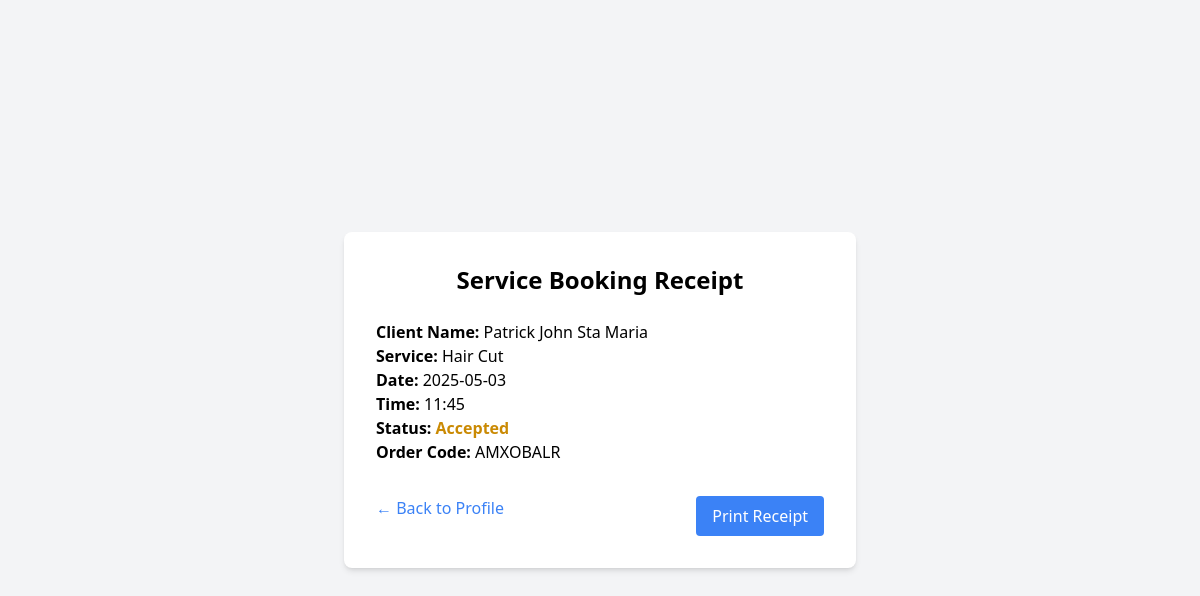
The page /service_receipt/AMXOBALR (signed in) on the database its author committed.
### app/models.py (models this page shows, shortened)
class User(UserMixin, db.Model):
    __tablename__ = 'user'
    __table_args__ = {'extend_existing': True}
    id = db.Column(db.Integer, primary_key=True)
    full_name = db.Column(db.String(150), nullable=False)
    birthdate = db.Column(db.String(20), nullable=True)
    age = db.Column(db.Integer, nullable=True)
    address = db.Column(db.String(200), nullable=True)
    contact = db.Column(db.String(50), nullable=True)
    email = db.Column(db.String(100), unique=True, nullable=False)
    password = db.Column(db.String(255), nullable=False)
    role = db.Column(db.String(50))  # e.g. "Barber", "Receptionist"
    is_admin = db.Column(db.Boolean, default=False)
    bookings = db.relationship(
        'Booking',
        back_populates='user',
        foreign_keys='Booking.user_id',
        lazy=True
    )
    assigned_bookings = db.relationship(
        'Booking',
        back_populates='barber',
        foreign_keys='Booking.barber_id',
        lazy=True
    )

class Booking(db.Model):
    id = db.Column(db.Integer, primary_key=True)
    user_id = db.Column(db.Integer, db.ForeignKey('user.id'), nullable=False)  # Client
    service = db.Column(db.String(100))
    date = db.Column(db.String(20))
    time = db.Column(db.String(20))
    order_code = db.Column(db.String(10), unique=True)
    status = db.Column(db.String(20), default='pending')
    timestamp = db.Column(db.DateTime, default=datetime.utcnow)
    payment_status = db.Column(db.String(20), default='unpaid')
    price = db.Column(db.Float, nullable=True)
    barber_id = db.Column(db.Integer, db.ForeignKey('user.id'), nullable=True)
    user = db.relationship(
        'User',
        back_populates='bookings',
        foreign_keys=[user_id]
    )
    barber = db.relationship(
        'User',
        back_populates='assigned_bookings',
        foreign_keys=[barber_id]
    )

### app/routes.py (the view)
@main.route('/service_receipt/<order_code>')
@login_required
def service_receipt(order_code):
    booking = Booking.query.filter_by(order_code=order_code).first_or_404()
    return render_template('service_receipt.html', order=booking)

### app/routes.py (called while the page is built)
@login_manager.user_loader
def load_user(user_id):
    return User.query.get(int(user_id))

### app/templates/service_receipt.html (shortened to what this page needs)
<!DOCTYPE html>
<html lang="en">
<head>
  <script src="https://cdn.tailwindcss.com"></script>
</head>
<body class="bg-gray-100 py-10 px-6 flex justify-center items-center min-h-screen">
  <div class="bg-white p-8 rounded-lg shadow-md w-full max-w-lg">
    <h1 class="text-2xl font-bold mb-6 text-center">Service Booking Receipt</h1>
    <div class="mb-4">
      <p><strong>Client Name:</strong> {{ order.user.full_name }}</p>
      <p><strong>Service:</strong> {{ order.service }}</p>
      <p><strong>Date:</strong> {{ order.date }}</p>
      <p><strong>Time:</strong> {{ order.time }}</p>
      <p><strong>Status:</strong>
        <span class="font-semibold {% if order.status == 'paid' %}text-green-600{% else %}text-yellow-600{% endif %}">
          {{ order.status|capitalize }}
        </span>
      </p>
      <p><strong>Order Code:</strong> {{ order.order_code }}</p>
    </div>
    <div class="flex justify-between mt-8">
      <a href="{{ url_for('main.profile') }}" class="text-blue-500 hover:underline">← Back to Profile</a>
      <button onclick="window.print()" class="bg-blue-500 text-white px-4 py-2 rounded hover:bg-blue-600">
        Print Receipt
      </button>
    </div>
  </div>
</body>
</html>

### rows shown on the page
User: user.full_name "Patrick John Sta Maria"
Booking: service "Hair Cut", date "2025-05-03", time "11:45", status "Accepted", order_code "AMXOBALR"
